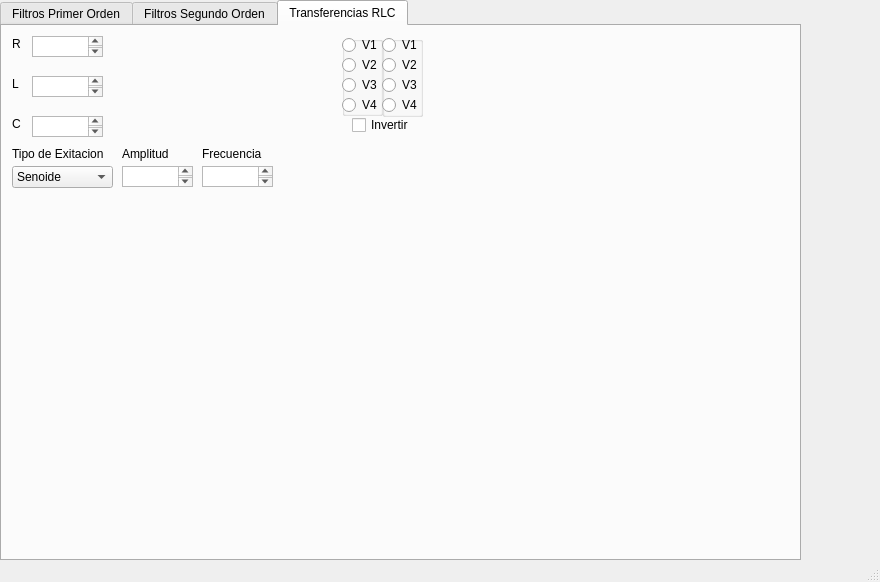
<?xml version="1.0" encoding="UTF-8"?>
<ui version="4.0">
 <class>MainWindow</class>
 <widget class="QMainWindow" name="MainWindow">
  <property name="geometry">
   <rect>
    <x>0</x>
    <y>0</y>
    <width>880</width>
    <height>582</height>
   </rect>
  </property>
  <property name="windowTitle">
   <string>MainWindow</string>
  </property>
  <widget class="QWidget" name="centralwidget">
   <widget class="QWidget" name="gridLayoutWidget">
    <property name="geometry">
     <rect>
      <x>0</x>
      <y>0</y>
      <width>801</width>
      <height>561</height>
     </rect>
    </property>
    <layout class="QGridLayout" name="gridLayout">
     <item row="0" column="0">
      <widget class="QTabWidget" name="tabWidget">
       <property name="currentIndex">
        <number>2</number>
       </property>
       <widget class="QWidget" name="tabprimerorden">
        <attribute name="title">
         <string>Filtros Primer Orden</string>
        </attribute>
        <widget class="QLabel" name="labeltipofiltro_3">
         <property name="geometry">
          <rect>
           <x>10</x>
           <y>0</y>
           <width>71</width>
           <height>16</height>
          </rect>
         </property>
         <property name="text">
          <string>Tipo de Filtro</string>
         </property>
        </widget>
        <widget class="QComboBox" name="filtertype_3">
         <property name="geometry">
          <rect>
           <x>10</x>
           <y>20</y>
           <width>91</width>
           <height>22</height>
          </rect>
         </property>
         <item>
          <property name="text">
           <string>Arbitrario</string>
          </property>
         </item>
         <item>
          <property name="text">
           <string>Pasa Bajos</string>
          </property>
         </item>
         <item>
          <property name="text">
           <string>Pasa Altos</string>
          </property>
         </item>
         <item>
          <property name="text">
           <string>Pasa Todo</string>
          </property>
         </item>
        </widget>
        <widget class="QLabel" name="labelcero_2">
         <property name="geometry">
          <rect>
           <x>110</x>
           <y>0</y>
           <width>47</width>
           <height>14</height>
          </rect>
         </property>
         <property name="text">
          <string>Cero</string>
         </property>
        </widget>
        <widget class="QPlainTextEdit" name="editcero_2">
         <property name="geometry">
          <rect>
           <x>110</x>
           <y>20</y>
           <width>71</width>
           <height>21</height>
          </rect>
         </property>
        </widget>
        <widget class="QLabel" name="labelpolo_2">
         <property name="geometry">
          <rect>
           <x>190</x>
           <y>0</y>
           <width>47</width>
           <height>14</height>
          </rect>
         </property>
         <property name="text">
          <string>Polo</string>
         </property>
        </widget>
        <widget class="QPlainTextEdit" name="editpolo_2">
         <property name="geometry">
          <rect>
           <x>190</x>
           <y>20</y>
           <width>71</width>
           <height>21</height>
          </rect>
         </property>
        </widget>
        <widget class="QLabel" name="labelganancia_1">
         <property name="geometry">
          <rect>
           <x>270</x>
           <y>0</y>
           <width>47</width>
           <height>14</height>
          </rect>
         </property>
         <property name="text">
          <string>Ganancia</string>
         </property>
        </widget>
        <widget class="QPlainTextEdit" name="editganancia_1">
         <property name="geometry">
          <rect>
           <x>270</x>
           <y>20</y>
           <width>71</width>
           <height>21</height>
          </rect>
         </property>
        </widget>
        <widget class="QLabel" name="labeltipoentrada_1">
         <property name="geometry">
          <rect>
           <x>290</x>
           <y>270</y>
           <width>81</width>
           <height>16</height>
          </rect>
         </property>
         <property name="text">
          <string>Tipo de Entrada</string>
         </property>
        </widget>
        <widget class="QComboBox" name="entrytype_1">
         <property name="geometry">
          <rect>
           <x>290</x>
           <y>290</y>
           <width>101</width>
           <height>22</height>
          </rect>
         </property>
         <item>
          <property name="text">
           <string>Senoide</string>
          </property>
         </item>
         <item>
          <property name="text">
           <string>Pulso</string>
          </property>
         </item>
         <item>
          <property name="text">
           <string>Pulso periodico</string>
          </property>
         </item>
        </widget>
        <widget class="QLabel" name="labelamplitud_1">
         <property name="geometry">
          <rect>
           <x>400</x>
           <y>270</y>
           <width>81</width>
           <height>16</height>
          </rect>
         </property>
         <property name="text">
          <string>Amplitud</string>
         </property>
        </widget>
        <widget class="QPlainTextEdit" name="editamplitud_1">
         <property name="geometry">
          <rect>
           <x>400</x>
           <y>290</y>
           <width>71</width>
           <height>21</height>
          </rect>
         </property>
        </widget>
        <widget class="QLabel" name="labelfrecuencia_1">
         <property name="geometry">
          <rect>
           <x>480</x>
           <y>270</y>
           <width>81</width>
           <height>16</height>
          </rect>
         </property>
         <property name="text">
          <string>Frecuencia</string>
         </property>
        </widget>
        <widget class="QPlainTextEdit" name="editfrecuencia_1">
         <property name="geometry">
          <rect>
           <x>480</x>
           <y>290</y>
           <width>71</width>
           <height>21</height>
          </rect>
         </property>
        </widget>
        <widget class="QWidget" name="verticalLayoutWidget">
         <property name="geometry">
          <rect>
           <x>10</x>
           <y>50</y>
           <width>401</width>
           <height>211</height>
          </rect>
         </property>
         <layout class="QVBoxLayout" name="bodeamplitudelayout_1"/>
        </widget>
        <widget class="QWidget" name="verticalLayoutWidget_2">
         <property name="geometry">
          <rect>
           <x>420</x>
           <y>50</y>
           <width>371</width>
           <height>211</height>
          </rect>
         </property>
         <layout class="QVBoxLayout" name="bodefaselayout_1"/>
        </widget>
        <widget class="QWidget" name="verticalLayoutWidget_3">
         <property name="geometry">
          <rect>
           <x>10</x>
           <y>270</y>
           <width>271</width>
           <height>261</height>
          </rect>
         </property>
         <layout class="QVBoxLayout" name="zeroeslayout_1"/>
        </widget>
        <widget class="QWidget" name="verticalLayoutWidget_4">
         <property name="geometry">
          <rect>
           <x>290</x>
           <y>320</y>
           <width>501</width>
           <height>211</height>
          </rect>
         </property>
         <layout class="QVBoxLayout" name="outputexcitationlayout_1"/>
        </widget>
       </widget>
       <widget class="QWidget" name="tabsegundoorden">
        <attribute name="title">
         <string>Filtros Segundo Orden</string>
        </attribute>
        <widget class="QLabel" name="labeltipofiltro_4">
         <property name="geometry">
          <rect>
           <x>10</x>
           <y>0</y>
           <width>71</width>
           <height>16</height>
          </rect>
         </property>
         <property name="text">
          <string>Tipo de Filtro</string>
         </property>
        </widget>
        <widget class="QComboBox" name="filtertype_4">
         <property name="geometry">
          <rect>
           <x>10</x>
           <y>20</y>
           <width>91</width>
           <height>22</height>
          </rect>
         </property>
         <item>
          <property name="text">
           <string>Arbitrario</string>
          </property>
         </item>
         <item>
          <property name="text">
           <string>Pasa Bajos</string>
          </property>
         </item>
         <item>
          <property name="text">
           <string>Pasa Altos</string>
          </property>
         </item>
         <item>
          <property name="text">
           <string>Pasa Todo</string>
          </property>
         </item>
         <item>
          <property name="text">
           <string>Pasa Banda</string>
          </property>
         </item>
         <item>
          <property name="text">
           <string>Notch</string>
          </property>
         </item>
        </widget>
        <widget class="QLabel" name="labelw0_3">
         <property name="geometry">
          <rect>
           <x>110</x>
           <y>0</y>
           <width>47</width>
           <height>14</height>
          </rect>
         </property>
         <property name="text">
          <string>w_0</string>
         </property>
        </widget>
        <widget class="QPlainTextEdit" name="editw0_2">
         <property name="geometry">
          <rect>
           <x>110</x>
           <y>20</y>
           <width>71</width>
           <height>21</height>
          </rect>
         </property>
        </widget>
        <widget class="QLabel" name="labelxi_3">
         <property name="geometry">
          <rect>
           <x>190</x>
           <y>0</y>
           <width>47</width>
           <height>14</height>
          </rect>
         </property>
         <property name="text">
          <string>xi</string>
         </property>
        </widget>
        <widget class="QPlainTextEdit" name="editxi_3">
         <property name="geometry">
          <rect>
           <x>190</x>
           <y>20</y>
           <width>71</width>
           <height>21</height>
          </rect>
         </property>
        </widget>
        <widget class="QLabel" name="labelganancia_2">
         <property name="geometry">
          <rect>
           <x>270</x>
           <y>0</y>
           <width>47</width>
           <height>14</height>
          </rect>
         </property>
         <property name="text">
          <string>Ganancia</string>
         </property>
        </widget>
        <widget class="QPlainTextEdit" name="editganancia_2">
         <property name="geometry">
          <rect>
           <x>270</x>
           <y>20</y>
           <width>71</width>
           <height>21</height>
          </rect>
         </property>
        </widget>
        <widget class="QLabel" name="labeltipoentrada_2">
         <property name="geometry">
          <rect>
           <x>290</x>
           <y>270</y>
           <width>81</width>
           <height>16</height>
          </rect>
         </property>
         <property name="text">
          <string>Tipo de Entrada</string>
         </property>
        </widget>
        <widget class="QComboBox" name="entrytype_2">
         <property name="geometry">
          <rect>
           <x>290</x>
           <y>290</y>
           <width>101</width>
           <height>22</height>
          </rect>
         </property>
         <item>
          <property name="text">
           <string>Senoide</string>
          </property>
         </item>
         <item>
          <property name="text">
           <string>Pulso</string>
          </property>
         </item>
         <item>
          <property name="text">
           <string>Pulso periodico</string>
          </property>
         </item>
        </widget>
        <widget class="QLabel" name="labelamplitud_2">
         <property name="geometry">
          <rect>
           <x>400</x>
           <y>270</y>
           <width>81</width>
           <height>16</height>
          </rect>
         </property>
         <property name="text">
          <string>Amplitud</string>
         </property>
        </widget>
        <widget class="QPlainTextEdit" name="editamplitud_2">
         <property name="geometry">
          <rect>
           <x>400</x>
           <y>290</y>
           <width>71</width>
           <height>21</height>
          </rect>
         </property>
        </widget>
        <widget class="QLabel" name="labelfrecuencia_2">
         <property name="geometry">
          <rect>
           <x>480</x>
           <y>270</y>
           <width>81</width>
           <height>16</height>
          </rect>
         </property>
         <property name="text">
          <string>Frecuencia</string>
         </property>
        </widget>
        <widget class="QPlainTextEdit" name="editfrecuencia_2">
         <property name="geometry">
          <rect>
           <x>480</x>
           <y>290</y>
           <width>71</width>
           <height>21</height>
          </rect>
         </property>
        </widget>
        <widget class="QWidget" name="verticalLayoutWidget_5">
         <property name="geometry">
          <rect>
           <x>10</x>
           <y>50</y>
           <width>401</width>
           <height>211</height>
          </rect>
         </property>
         <layout class="QVBoxLayout" name="bodeamplitudelayout_2"/>
        </widget>
        <widget class="QWidget" name="verticalLayoutWidget_6">
         <property name="geometry">
          <rect>
           <x>420</x>
           <y>50</y>
           <width>371</width>
           <height>211</height>
          </rect>
         </property>
         <layout class="QVBoxLayout" name="bodefaselayout_2"/>
        </widget>
        <widget class="QWidget" name="verticalLayoutWidget_7">
         <property name="geometry">
          <rect>
           <x>10</x>
           <y>270</y>
           <width>271</width>
           <height>261</height>
          </rect>
         </property>
         <layout class="QVBoxLayout" name="zeroeslayout_2"/>
        </widget>
        <widget class="QWidget" name="verticalLayoutWidget_8">
         <property name="geometry">
          <rect>
           <x>290</x>
           <y>320</y>
           <width>501</width>
           <height>211</height>
          </rect>
         </property>
         <layout class="QVBoxLayout" name="outputexcitationlayout_2"/>
        </widget>
       </widget>
       <widget class="QWidget" name="tabrlc">
        <attribute name="title">
         <string>Transferencias RLC</string>
        </attribute>
        <widget class="QLabel" name="r_label">
         <property name="geometry">
          <rect>
           <x>10</x>
           <y>10</y>
           <width>16</width>
           <height>16</height>
          </rect>
         </property>
         <property name="text">
          <string>R</string>
         </property>
        </widget>
        <widget class="QLabel" name="l_label">
         <property name="geometry">
          <rect>
           <x>10</x>
           <y>50</y>
           <width>16</width>
           <height>16</height>
          </rect>
         </property>
         <property name="text">
          <string>L</string>
         </property>
        </widget>
        <widget class="QLabel" name="c_label">
         <property name="geometry">
          <rect>
           <x>10</x>
           <y>90</y>
           <width>16</width>
           <height>16</height>
          </rect>
         </property>
         <property name="text">
          <string>C</string>
         </property>
        </widget>
        <widget class="QPlainTextEdit" name="edit_r">
         <property name="geometry">
          <rect>
           <x>30</x>
           <y>10</y>
           <width>71</width>
           <height>21</height>
          </rect>
         </property>
        </widget>
        <widget class="QPlainTextEdit" name="edit_l">
         <property name="geometry">
          <rect>
           <x>30</x>
           <y>50</y>
           <width>71</width>
           <height>21</height>
          </rect>
         </property>
        </widget>
        <widget class="QPlainTextEdit" name="edit_c">
         <property name="geometry">
          <rect>
           <x>30</x>
           <y>90</y>
           <width>71</width>
           <height>21</height>
          </rect>
         </property>
        </widget>
        <widget class="QLabel" name="imagen_rlc">
         <property name="geometry">
          <rect>
           <x>110</x>
           <y>10</y>
           <width>221</width>
           <height>101</height>
          </rect>
         </property>
         <property name="text">
          <string/>
         </property>
         <property name="pixmap">
          <pixmap>Electro.png</pixmap>
         </property>
         <property name="scaledContents">
          <bool>true</bool>
         </property>
        </widget>
        <widget class="QCheckBox" name="invertcheck">
         <property name="geometry">
          <rect>
           <x>350</x>
           <y>90</y>
           <width>70</width>
           <height>18</height>
          </rect>
         </property>
         <property name="text">
          <string>Invertir</string>
         </property>
        </widget>
        <widget class="QLabel" name="labeltipoentrada_rlc">
         <property name="geometry">
          <rect>
           <x>10</x>
           <y>120</y>
           <width>91</width>
           <height>16</height>
          </rect>
         </property>
         <property name="text">
          <string>Tipo de Exitacion</string>
         </property>
        </widget>
        <widget class="QComboBox" name="entrytype_rlc">
         <property name="geometry">
          <rect>
           <x>10</x>
           <y>140</y>
           <width>101</width>
           <height>22</height>
          </rect>
         </property>
         <item>
          <property name="text">
           <string>Senoide</string>
          </property>
         </item>
         <item>
          <property name="text">
           <string>Pulso</string>
          </property>
         </item>
         <item>
          <property name="text">
           <string>Pulso periodico</string>
          </property>
         </item>
        </widget>
        <widget class="QLabel" name="labelamplitud_rlc">
         <property name="geometry">
          <rect>
           <x>120</x>
           <y>120</y>
           <width>81</width>
           <height>16</height>
          </rect>
         </property>
         <property name="text">
          <string>Amplitud</string>
         </property>
        </widget>
        <widget class="QPlainTextEdit" name="editamplitud_rlc">
         <property name="geometry">
          <rect>
           <x>120</x>
           <y>140</y>
           <width>71</width>
           <height>21</height>
          </rect>
         </property>
        </widget>
        <widget class="QLabel" name="labelfrecuencia_rlc">
         <property name="geometry">
          <rect>
           <x>200</x>
           <y>120</y>
           <width>81</width>
           <height>16</height>
          </rect>
         </property>
         <property name="text">
          <string>Frecuencia</string>
         </property>
        </widget>
        <widget class="QPlainTextEdit" name="editfrecuencia_rlc">
         <property name="geometry">
          <rect>
           <x>200</x>
           <y>140</y>
           <width>71</width>
           <height>21</height>
          </rect>
         </property>
        </widget>
        <widget class="QGroupBox" name="V_a">
         <property name="geometry">
          <rect>
           <x>340</x>
           <y>10</y>
           <width>41</width>
           <height>80</height>
          </rect>
         </property>
         <property name="title">
          <string/>
         </property>
         <widget class="QRadioButton" name="vbutton_1a">
          <property name="geometry">
           <rect>
            <x>0</x>
            <y>0</y>
            <width>41</width>
            <height>18</height>
           </rect>
          </property>
          <property name="text">
           <string>V1</string>
          </property>
         </widget>
         <widget class="QRadioButton" name="vbutton_2a">
          <property name="geometry">
           <rect>
            <x>0</x>
            <y>20</y>
            <width>41</width>
            <height>18</height>
           </rect>
          </property>
          <property name="text">
           <string>V2</string>
          </property>
         </widget>
         <widget class="QRadioButton" name="vbutton_3a">
          <property name="geometry">
           <rect>
            <x>0</x>
            <y>40</y>
            <width>41</width>
            <height>18</height>
           </rect>
          </property>
          <property name="text">
           <string>V3</string>
          </property>
         </widget>
         <widget class="QRadioButton" name="vbutton_4a">
          <property name="geometry">
           <rect>
            <x>0</x>
            <y>60</y>
            <width>41</width>
            <height>18</height>
           </rect>
          </property>
          <property name="text">
           <string>V4</string>
          </property>
         </widget>
        </widget>
        <widget class="QGroupBox" name="V_b">
         <property name="geometry">
          <rect>
           <x>380</x>
           <y>10</y>
           <width>41</width>
           <height>81</height>
          </rect>
         </property>
         <property name="title">
          <string/>
         </property>
         <widget class="QRadioButton" name="vbutton_1b">
          <property name="geometry">
           <rect>
            <x>0</x>
            <y>0</y>
            <width>41</width>
            <height>18</height>
           </rect>
          </property>
          <property name="text">
           <string>V1</string>
          </property>
         </widget>
         <widget class="QRadioButton" name="vbutton_2b">
          <property name="geometry">
           <rect>
            <x>0</x>
            <y>20</y>
            <width>41</width>
            <height>18</height>
           </rect>
          </property>
          <property name="text">
           <string>V2</string>
          </property>
         </widget>
         <widget class="QRadioButton" name="vbutton_3b">
          <property name="geometry">
           <rect>
            <x>0</x>
            <y>40</y>
            <width>41</width>
            <height>18</height>
           </rect>
          </property>
          <property name="text">
           <string>V3</string>
          </property>
         </widget>
         <widget class="QRadioButton" name="vbutton_4b">
          <property name="geometry">
           <rect>
            <x>0</x>
            <y>60</y>
            <width>41</width>
            <height>18</height>
           </rect>
          </property>
          <property name="text">
           <string>V4</string>
          </property>
         </widget>
        </widget>
        <widget class="QWidget" name="verticalLayoutWidget_9">
         <property name="geometry">
          <rect>
           <x>420</x>
           <y>10</y>
           <width>361</width>
           <height>101</height>
          </rect>
         </property>
         <layout class="QVBoxLayout" name="funciontransferencia_rlc"/>
        </widget>
        <widget class="QWidget" name="verticalLayoutWidget_10">
         <property name="geometry">
          <rect>
           <x>10</x>
           <y>170</y>
           <width>771</width>
           <height>131</height>
          </rect>
         </property>
         <layout class="QVBoxLayout" name="outputlayout_rlc"/>
        </widget>
        <widget class="QWidget" name="verticalLayoutWidget_11">
         <property name="geometry">
          <rect>
           <x>10</x>
           <y>310</y>
           <width>391</width>
           <height>221</height>
          </rect>
         </property>
         <layout class="QVBoxLayout" name="bodeamplitudelayout_rlc"/>
        </widget>
        <widget class="QWidget" name="verticalLayoutWidget_12">
         <property name="geometry">
          <rect>
           <x>410</x>
           <y>310</y>
           <width>381</width>
           <height>221</height>
          </rect>
         </property>
         <layout class="QVBoxLayout" name="bodefaselayout_rlc"/>
        </widget>
       </widget>
      </widget>
     </item>
    </layout>
   </widget>
  </widget>
  <widget class="QStatusBar" name="statusbar"/>
 </widget>
 <resources/>
 <connections/>
</ui>
